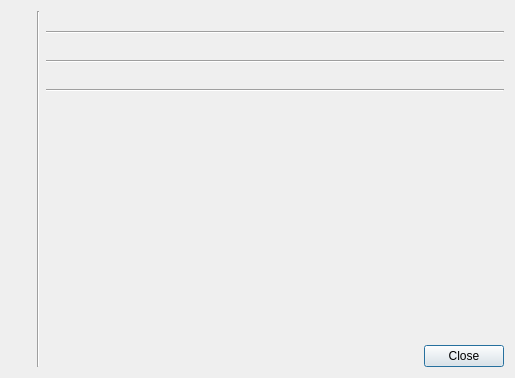
<?xml version="1.0" encoding="UTF-8"?>
<ui version="4.0">
 <class>AboutDialog</class>
 <widget class="QDialog" name="AboutDialog">
  <property name="geometry">
   <rect>
    <x>0</x>
    <y>0</y>
    <width>515</width>
    <height>378</height>
   </rect>
  </property>
  <property name="minimumSize">
   <size>
    <width>515</width>
    <height>0</height>
   </size>
  </property>
  <property name="maximumSize">
   <size>
    <width>515</width>
    <height>16777215</height>
   </size>
  </property>
  <property name="focusPolicy">
   <enum>Qt::StrongFocus</enum>
  </property>
  <property name="windowTitle">
   <string>About Win Mail Tester</string>
  </property>
  <property name="windowIcon">
   <iconset>
    <normaloff>:/icons/64x64/backup.png</normaloff>:/icons/64x64/backup.png</iconset>
  </property>
  <property name="styleSheet">
   <string notr="true">#line {
  color: lightgrey;
}
</string>
  </property>
  <layout class="QVBoxLayout" name="layout_about">
   <property name="sizeConstraint">
    <enum>QLayout::SetMinimumSize</enum>
   </property>
   <item>
    <layout class="QHBoxLayout" name="layout_main">
     <property name="sizeConstraint">
      <enum>QLayout::SetMinimumSize</enum>
     </property>
     <item>
      <layout class="QVBoxLayout" name="layout_left">
       <item>
        <widget class="QLabel" name="label_icon">
         <property name="pixmap">
          <pixmap resource="../data/icons.qrc">:/icons/64x64/internet-mail.png</pixmap>
         </property>
         <property name="scaledContents">
          <bool>false</bool>
         </property>
        </widget>
       </item>
       <item>
        <spacer name="spacer_left">
         <property name="orientation">
          <enum>Qt::Vertical</enum>
         </property>
         <property name="sizeHint" stdset="0">
          <size>
           <width>20</width>
           <height>40</height>
          </size>
         </property>
        </spacer>
       </item>
      </layout>
     </item>
     <item>
      <widget class="Line" name="line_left">
       <property name="orientation">
        <enum>Qt::Vertical</enum>
       </property>
      </widget>
     </item>
     <item>
      <layout class="QVBoxLayout" name="layout_right">
       <property name="sizeConstraint">
        <enum>QLayout::SetMinimumSize</enum>
       </property>
       <item>
        <widget class="QLabel" name="headline">
         <property name="sizePolicy">
          <sizepolicy hsizetype="Minimum" vsizetype="Preferred">
           <horstretch>0</horstretch>
           <verstretch>0</verstretch>
          </sizepolicy>
         </property>
         <property name="text">
          <string/>
         </property>
        </widget>
       </item>
       <item>
        <widget class="Line" name="line_1">
         <property name="orientation">
          <enum>Qt::Horizontal</enum>
         </property>
        </widget>
       </item>
       <item>
        <widget class="QLabel" name="text">
         <property name="sizePolicy">
          <sizepolicy hsizetype="Minimum" vsizetype="Minimum">
           <horstretch>0</horstretch>
           <verstretch>0</verstretch>
          </sizepolicy>
         </property>
         <property name="text">
          <string/>
         </property>
         <property name="alignment">
          <set>Qt::AlignLeading|Qt::AlignLeft|Qt::AlignTop</set>
         </property>
         <property name="wordWrap">
          <bool>true</bool>
         </property>
         <property name="openExternalLinks">
          <bool>true</bool>
         </property>
        </widget>
       </item>
       <item>
        <widget class="Line" name="line_middle">
         <property name="orientation">
          <enum>Qt::Horizontal</enum>
         </property>
        </widget>
       </item>
       <item>
        <layout class="QHBoxLayout" name="layout_qt">
         <property name="sizeConstraint">
          <enum>QLayout::SetMinimumSize</enum>
         </property>
         <item>
          <widget class="QLabel" name="label_qt_logo">
           <property name="sizePolicy">
            <sizepolicy hsizetype="Fixed" vsizetype="Fixed">
             <horstretch>0</horstretch>
             <verstretch>0</verstretch>
            </sizepolicy>
           </property>
           <property name="text">
            <string/>
           </property>
           <property name="pixmap">
            <pixmap resource="../data/data.qrc">:/pictures/qt.png</pixmap>
           </property>
          </widget>
         </item>
         <item>
          <widget class="QLabel" name="label_qt_text">
           <property name="sizePolicy">
            <sizepolicy hsizetype="Minimum" vsizetype="Minimum">
             <horstretch>0</horstretch>
             <verstretch>0</verstretch>
            </sizepolicy>
           </property>
           <property name="text">
            <string/>
           </property>
           <property name="alignment">
            <set>Qt::AlignLeading|Qt::AlignLeft|Qt::AlignTop</set>
           </property>
           <property name="wordWrap">
            <bool>true</bool>
           </property>
           <property name="openExternalLinks">
            <bool>true</bool>
           </property>
          </widget>
         </item>
        </layout>
       </item>
       <item>
        <widget class="Line" name="line_2">
         <property name="orientation">
          <enum>Qt::Horizontal</enum>
         </property>
        </widget>
       </item>
       <item>
        <spacer name="spacer_bottom">
         <property name="orientation">
          <enum>Qt::Vertical</enum>
         </property>
         <property name="sizeType">
          <enum>QSizePolicy::MinimumExpanding</enum>
         </property>
         <property name="sizeHint" stdset="0">
          <size>
           <width>0</width>
           <height>0</height>
          </size>
         </property>
        </spacer>
       </item>
       <item>
        <widget class="QDialogButtonBox" name="buttonBox">
         <property name="orientation">
          <enum>Qt::Horizontal</enum>
         </property>
         <property name="standardButtons">
          <set>QDialogButtonBox::Close</set>
         </property>
        </widget>
       </item>
      </layout>
     </item>
    </layout>
   </item>
  </layout>
 </widget>
 <resources>
  <include location="../data/icons.qrc"/>
  <include location="../data/data.qrc"/>
 </resources>
 <connections/>
</ui>
